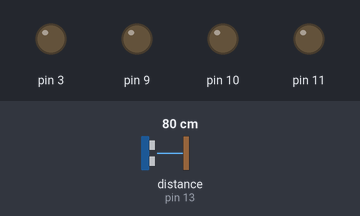
This sketch was run on a simulated Arduino Uno, built with avr-gcc and run on an emulated ATmega328P. On the bench: output pins drawn as LEDs (lit = HIGH). Wiring (inferred from the names in the program): ultrasonic range finder: trigger pin 12; echo pin 13. The test bench sets the inputs (shaded band); at power-on: distance to the obstacle (sensor on pin 13) 80 cm. The echo pulse lasts 58.3 µs per cm; pins used as bus, display or sensor lines are not drawn.

Above: at 2.2 s.
2.3 s: distance to the obstacle (sensor on pin 13) set to 74 cm
At 2.52 s:
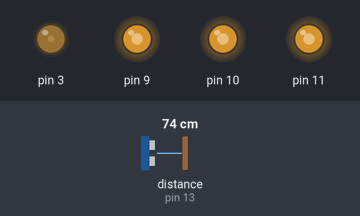
5.3 s: distance to the obstacle (sensor on pin 13) set to 250 cm
At 13.1 s:
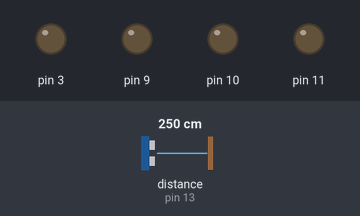
Timing chart, 0 to 14.3 s (numbered marks = the images above; inputs shaded):
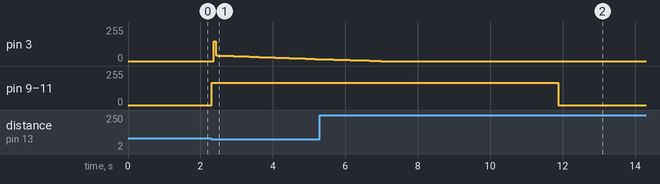

Measured:
- the behaviour switches between 80 and 79 cm on distance to the obstacle (sensor on pin 13) (found by bisection; images 0 and 1)
- after the input at 2.3 s, pin 9–11: 0/255 → 168/255 at once
- after the input at 5.3 s, pin 9–11: 168/255 → 0/255 after 6.6 s

The sketch:

BOX_A.ino
```cpp
/*
BOX A - the smallest box
Parts: Arduino Uno, 1 x 12V Motor (fan), 1 RGB Led, 1 HC-SR04 Ultrasonic sensor
Objects: 2 small gongs
*/

#include "Ultrasonic.h"
#include "Utils.h"
#include "Led.h"
#include "Motor.h"
// WATCH OUT !!!
#define VIN 12 // Input voltage from power adapter

#define ECHO 13                            // Pin to receive echo pulse
#define TRIG 12                            // Pin to send trigger pulse

#define MOTOR 3
#define RED 11
#define GREEN 10
#define BLUE 9

Ultrasonic ultrasonic(TRIG, ECHO);
Utils utils; // average and elapsedTime/presence functions
Led led;
Motor motor;
float motorMaxV = 2.f;

bool debug = false;

int dist; // distance in cm
int threshold = 80; // threshold distance in cm
int resolution = 50; // ms delay time in loop()
int averageSamples = 5; // number of distance samples to average
// min thresholdTimeIn = resolution, otherwise thresholdTimeIn = resolution
int thresholdTimeIn = 250; // threshold time with presence to startAll()
int thresholdTimeOut = 5000; // threshold time without presence to stopAll()

bool presence; // is someone in front of the sensor ?

void setup(){
  if(debug) Serial.begin(9600);
  Serial.begin(9600);

  thresholdTimeIn = thresholdTimeIn / resolution;

  motor = *new Motor(MOTOR, VIN, resolution); // (pin, Vin, resolution)
  motor.SetImpulse(7.f, resolution); // (voltage, duration)
  motor.SetRamp(2, 4000); // (voltage, duration)
  motor.SetLoopDur(8000); // must be called after SetRamp() and/or SetImpulse()

  led = *new Led(RED, GREEN, BLUE, ANALOG);
  led.SetRGB(168, 168, 168);

  utils = *new Utils();
  utils.AverageSetup(averageSamples);
  for(int i = 0; i < averageSamples; i++){ // fill avereage array
   utils.Average(ultrasonic.Ranging());
  }
  utils.ElapsedSetup(thresholdTimeIn, thresholdTimeOut, resolution);

  delay(1000);
  //
}

void loop(){

  dist = utils.Average(ultrasonic.Ranging());
  Debug("distance = ", dist);

  presence = utils.ElapsedTime(dist < threshold);
  Debug("presence = ", presence);

  if (presence) StartAll();
  else StopAll();

  delay(resolution);
}
void StartAll(){
  led.On();
  motor.Run();
}
void StopAll(){
  led.Off();
  motor.Stop();
}

void Debug(String _label, int _val){
  if(debug){
    Serial.print(_label);
    Serial.println(_val);
  }
}
```

LED.h
```cpp
#ifndef LED_H
#define LED_H

#define ANALOG 1
#define DIGITAL 0

class Led{
public:
  Led(); //default constructor
  Led(int _rPin, int _gPin, int _bPin, int _m); // (redPin, greenPin, bluePin, mode)
  void SetRGB(int _r, int _g, int _b); // set RGB colors
  // variables
  int red, green, blue;
  int mode; // 1 = analog, 0 = digital

  void On();
  void Off();

private:
  int rPin, gPin, bPin;
};

#endif
```

Led.cpp
```cpp
#include "Led.h"
#include "Arduino.h"

Led::Led(){
  // default constructor
  red = HIGH;
  green = HIGH;
  blue = HIGH;
}

Led::Led(int _rPin, int _gPin, int _bPin, int _m){ // default constructor
  rPin = _rPin;
  gPin = _gPin;
  bPin = _bPin;
  mode = _m;
  pinMode(rPin, OUTPUT);
  pinMode(gPin, OUTPUT);
  pinMode(bPin, OUTPUT);
}

void Led::SetRGB(int _r, int _g, int _b){
  red = _r;
  green = _g;
  blue = _b;
}

void Led::On(){
  if(mode){
    analogWrite(rPin, red);
    analogWrite(gPin, green);
    analogWrite(bPin, blue);
  }
  else{
    if (red > 0) digitalWrite(rPin, HIGH);
    else digitalWrite(rPin, LOW);
    if (green > 0) digitalWrite(gPin, HIGH);
    else digitalWrite(gPin, LOW);
    if (blue > 0) digitalWrite(bPin, HIGH);
    else digitalWrite(bPin, LOW);
  }
}

void Led::Off(){
  digitalWrite(rPin, LOW);
  digitalWrite(gPin, LOW);
  digitalWrite(bPin, LOW);
}
```

Motor.cpp
```cpp
#include "Motor.h"
#include "Arduino.h"

Motor::Motor() : util(){
  // default constructor
}
Motor::Motor(int _pin, float _vin, int _res) : util(){
  pin = _pin;
  vin = _vin;
  resolution = _res;
  active = false;
  wait = resolution; // default wait time = 0 (run immediately)
}

void Motor::SetRamp(float _max, int _t){
  rampMax = _max;
  ResetRamp();
  if(_t > resolution) rampDur = _t;
  else rampDur = resolution+1;
  rampDec = rampMax / (rampDur / resolution);
  SetLoopDur(loopDur);
}

void Motor::SetImpulse(float _max, int _t){
  impulseMax = _max;
  if(_t > resolution) impulseDur = _t;
  else impulseDur = resolution+1;
  SetLoopDur(loopDur);
}

void Motor::SetLoopDur(int _t){
  if(_t > impulseDur + rampDur + wait) loopDur = _t;
  else loopDur = impulseDur + rampDur + wait;
}

void Motor::SetWait(int _t){
  if(_t > resolution) wait = _t;
  else wait = resolution;
  SetLoopDur(loopDur);
}

void Motor::Run(){
  playHead += resolution;

  if(playHead > loopDur) Stop();
  else{
    if(playHead > wait){
      if(playHead < impulseDur+wait) Impulse();
      else {
        if(playHead < rampDur+wait) Ramp();
        else analogWrite(pin, LOW);
      }
    }
  }
}

void Motor::Impulse(){
  active = true;
  analogWrite(pin, util.Voltage2Float(impulseMax, vin));
}

void Motor::Ramp(){
  active = true;
  analogWrite(pin, util.Voltage2Float(rampVal, vin));
  rampVal -= rampDec;
}

void Motor::ResetRamp(){
    rampVal = rampMax;
}

void Motor::Stop(){
  analogWrite(pin, LOW);
  active = false;
  playHead = 0;
  rampVal = rampMax;
}

int Motor::GetPlayHead(){
  return playHead;
}
```

Motor.h
```cpp
#ifndef MOTOR_H
#define MOTOR_H

#include "Utils.h"

class Motor{
public:
  Motor(); //default constructor
  Motor(int _pin, float _vin, int _res); // (pin, Vin, resolution)
  void SetRamp(float _max, int _t);
  void SetImpulse(float _max, int _t);
  void SetLoopDur(int _t); // if loopTime > impulseTime+rampTime there is a pause after the ramp
  void SetWait(int _t); // set time to wait before running the motor
  int GetPlayHead(); // return playHead position

  void Run();
  void Stop();

  int rampDur;
  float rampMax; // max voltage
  int impulseDur;
  float impulseMax; // max voltage
  int loopDur;
  int wait;
  bool active;

  float rampVal; // ramp value at current timing
  float rampDec; // ramp decrementation value (depends on rampDur and resolution)
private:
  Utils util;

  void Impulse();
  void Ramp();
  void ResetRamp();

  float vin; // Vin
  int pin;
  int resolution; // ms delay time in loop()
  int playHead;


};

#endif
```

Ultrasonic.cpp
```cpp
/*
  Ultrasonic.cpp - Library for HC-SR04 Ultrasonic Ranging Module.library

  Created by ITead studio. Apr 20, 2010.
  iteadstudio.com
*/

#include "Arduino.h"
#include "Ultrasonic.h"

Ultrasonic::Ultrasonic(int TP, int EP)
{
   pinMode(TP,OUTPUT);
   pinMode(EP,INPUT);
   Trig_pin=TP;
   Echo_pin=EP;
   prevDist = 0;
}

long Ultrasonic::Timing()
{
  digitalWrite(Trig_pin, LOW);
  delayMicroseconds(2);
  digitalWrite(Trig_pin, HIGH);
  delayMicroseconds(10);
  digitalWrite(Trig_pin, LOW);
  duration = pulseIn(Echo_pin,HIGH);
  return duration;
}

unsigned long Ultrasonic::Ranging()
{
  Timing();
  distance = duration /29 / 2 ;
  if(distance > MINDIST && distance < MAXDIST){
    prevDist = distance;
    return distance;
  }
  else{
    return prevDist;
  }
}
```

Ultrasonic.h
```cpp
/*
  Ultrasonic.h - Library for HR-SC04 Ultrasonic Ranging Module.
  Created by ITead studio. Alex, Apr 20, 2010.
  iteadstudio.com
*/


#ifndef Ultrasonic_h
#define Ultrasonic_h

#include "Arduino.h"
#define MINDIST 4
#define MAXDIST 600

class Ultrasonic
{
  public:
    Ultrasonic(int TP, int EP);
    long Timing();
    unsigned long Ranging();

    private:
    int Trig_pin;
    int Echo_pin;
    unsigned long  duration,distance, prevDist;

};

#endif
```

Utils.cpp
```cpp
#include "Utils.h"
#include "Arduino.h"

Utils::Utils(){ // default constructor

}

//RUNNING AVERAGE
void Utils::AverageSetup(int _size){
  iterator = 0;
  averageSize = _size;
  average = (int *) calloc (averageSize, sizeof(int));
  averageValue = 0;
}
float Utils::Average(int _s){ // input sample
  averageValue = 0; // reset average value
  for(int i = 1; i < averageSize; i++){
    average[i-1] = average[i];
    averageValue += average[i-1];
  }
  average[averageSize-1] = _s;
  averageValue += _s;
  averageValue /= averageSize;
  //Serial.println(averageValue);
  return averageValue;
}
// CALC ELAPSED TIME (true -> IN) (false -> OUT)
void Utils::ElapsedSetup(int _in, int _out, int _res){
  presence = false; // is someone in front of the sensor ?
  elapsedTimeIn = 0; // elapsed time since beginning of presence
  elapsedTimeOut = 0; // elapsed time since lack of presence

  timeResolution = _res;
  thresholdTimeIn = _in; // threshold time with presence to startAll()
  thresholdTimeOut = _out; // threshold time without presence to stopAll()
}

bool Utils::ElapsedTime(bool _b){
  if(_b){
    elapsedTimeIn += timeResolution;
    if(elapsedTimeIn > thresholdTimeIn){
      presence = true;
      elapsedTimeOut = 0; // reset elapsed time
    }
  }
  else{
    elapsedTimeOut += timeResolution;
    if(elapsedTimeOut > thresholdTimeOut){
      presence = false;
      elapsedTimeIn = 0;
    }
  }
  return presence;
}

// CONVERSIONS
int Utils::Voltage2Int(float _v, float _vin){ // v = desired output voltage (must be < vin)
  if(_v <= _vin){
    //Serial.println(v * 255.f / vin);
    return int(_v * 255.f / _vin); // returns value from 0~255 corresponding to the desired voltage, where 255 = vin
  }
  else return LOW; // safety
}
float Utils::Voltage2Float(float _v, float _vin){ // v = desired output voltage (must be < vin)
  if(_v <= _vin){
    //Serial.println(v * 255.f / vin);
    return _v * 255.f / _vin; // returns value from 0~255 corresponding to the desired voltage, where 255 = vin
  }
  else return LOW; // safety
}
```

Utils.h
```cpp
#ifndef UTILS_H
#define UTILS_H

class Utils{
public:
  Utils(); // default constructor
  // Average
  void AverageSetup(int _size); // function (average sample size)
  float Average(int _s); // function(input sample)
  int *average;
  float averageValue;
  // Elapsed Time
  void ElapsedSetup(int _in, int _out, int _res);
  bool ElapsedTime(bool _b);
  int thresholdTimeIn; // threshold time with presence to startAll()
  int thresholdTimeOut; // threshold time without presence to stopAll()
  int timeResolution; // ms delay time in loop()
  // Conversions
  int Voltage2Int(float _v, float _vin); // (voltage, VIN)
  float Voltage2Float(float _v, float _vin);

private:
  int averageSize; // average sample size
  int iterator; // average iterator

  bool presence; // is someone in front of the sensor ?
  int elapsedTimeIn; // elapsed time since beginning of presence
  int elapsedTimeOut; // elapsed time since lack of presence
};

#endif
```
